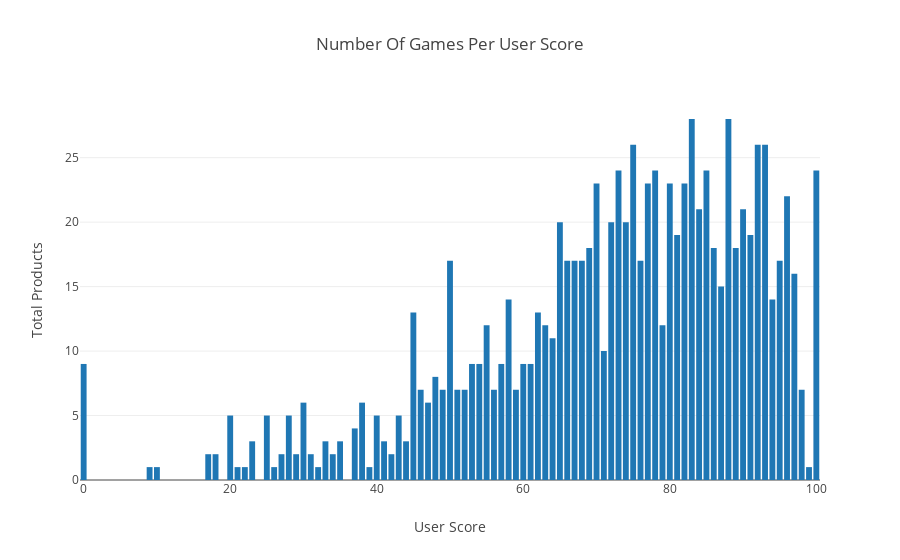

Here is the notebook cell this chart was saved with:
### Markdown cell above
## U1

### Aim

Products that receive more updates also receive higher ratings.

### Purpose

This is based on the assumption that in an update, a developer will attempt to expand and improve the experience of the user or increase positive engagement, and therefore there should be a positive correlation between update and score metrics. If this holds true, updates have an obvious impact that can be further explored, however it may be skewed by products that happened to be well recieved upon release. Furthermore, it will not account for opinion that has waned over time.

### Investigation

I will first look at how many games are in each score band, as this may help explain some further results.

I will then take the number of updates and user score for a product and present them in scatter plot. I believe there will be an aggregation of points to the top-right, ergo, games that have been updated the most also with higher ratings.

### Code cell
user_score_distribution = json.load(open('./dumps/user-score-distribution.json'))

x = [item['score'] for item in user_score_distribution]
y = [len(item['review_count']) for item in user_score_distribution]

layout = go.Layout(
    title='Number Of Games Per User Score',
    xaxis=dict(
        title="User Score"
    ),
    yaxis=dict(
        title="Total Products"
    ),
    showlegend=False
)

data = [go.Bar(
    x=x,
    y=y
)]

fig = go.Figure(data=data, layout=layout)

iplot(fig)

### Figure 1 — Plotly figure (JSON) as saved in the notebook; plotly's stock layout.template omitted (floating-point values rounded to 4 significant figures)
{"data": [{"type": "bar", "x": [0, 1, 2, 3, 4, 5, 6, 7, 8, 9, 10, 11, 12, 13, 14, 15, 16, 17, 18, 19, 20, 21, 22, 23, 24, 25, 26, 27, 28, 29, 30, 31, 32, 33, 34, 35, 36, 37, 38, 39, 40, 41, 42, 43, 44, 45, 46, 47, 48, 49, 50, 51, 52, 53, 54, 55, 56, 57, 58, 59, 60, 61, 62, 63, 64, 65, 66, 67, 68, 69, 70, 71, 72, 73, 74, 75, 76, 77, 78, 79, 80, 81, 82, 83, 84, 85, 86, 87, 88, 89, 90, 91, 92, 93, 94, 95, 96, 97, 98, 99, 100], "y": [9, 0, 0, 0, 0, 0, 0, 0, 0, 1, 1, 0, 0, 0, 0, 0, 0, 2, 2, 0, 5, 1, 1, 3, 0, 5, 1, 2, 5, 2, 6, 2, 1, 3, 2, 3, 0, 4, 6, 1, 5, 3, 2, 5, 3, 13, 7, 6, 8, 7, 17, 7, 7, 9, 9, 12, 7, 9, 14, 7, 9, 9, 13, 12, 11, 20, 17, 17, 17, 18, 23, 10, 20, 24, 20, 26, 17, 23, 24, 12, 23, 19, 23, 28, 21, 24, 18, 15, 28, 18, 21, 19, 26, 26, 14, 17, 22, 16, 7, 1, 24]}], "layout": {"showlegend": false, "title": "Number Of Games Per User Score", "xaxis": {"title": "User Score"}, "yaxis": {"title": "Total Products"}}}
